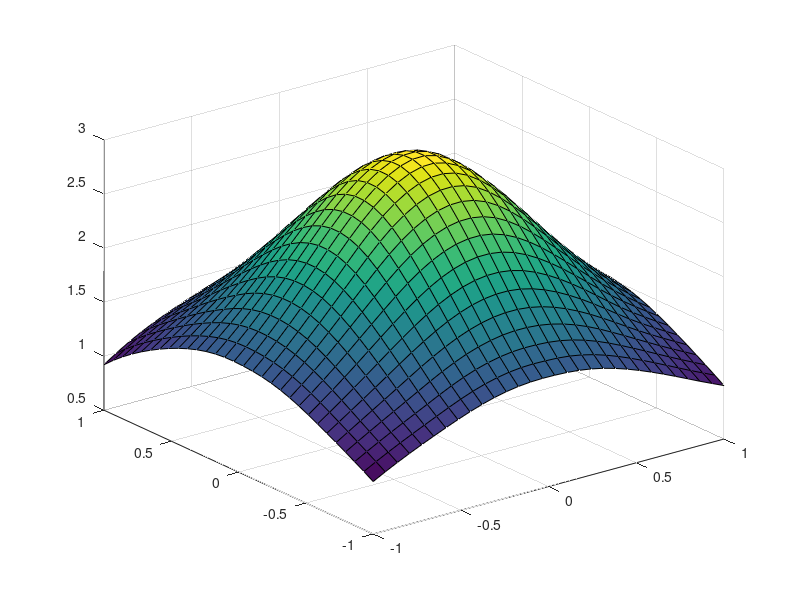

MATLAB code to generate this figure:
% SURFINTERP: script file to generate an interpolated surface.
% Given vectors x, y, and z generate data matrix zi from 
% interpolation to fit a surface through the data. 
xv = 2 * rand(1, 100) - 1;      % given x
yv = 2 * rand(1, 100) - 1;      % given y 
zv = 3./(1 + xv.^2 + yv.^2); 
% show the data as a stem plot
scatter3(xv, yv, zv)
% create uniformly spaced xi and yi
xi = linspace(-1, 1, 30); 
yi = xi'; 
% v4 is the interp method
[Xi, Yi, Zi] = griddata(xv, yv, zv, xi, yi, 'v4');
% plot interpolated surface
surf(Xi, Yi, Zi)